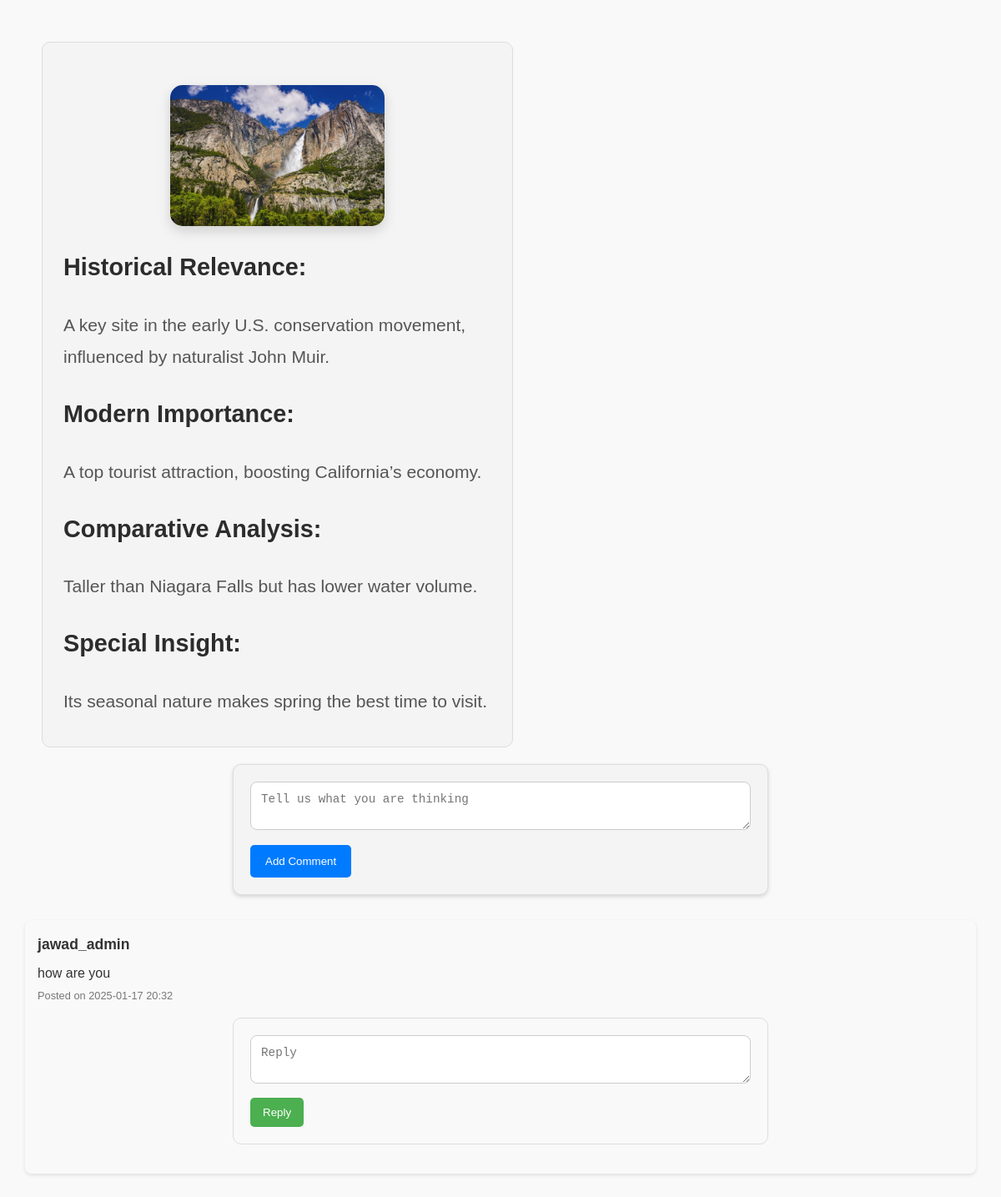
The app's page /image/1 (signed in) with its own data.
### dbclasses.py (models this page shows, shortened)
class GIS_Model(db.Model):
    __tablename__ = 'gis_model'
    ID = db.Column(db.Integer, primary_key=True)
    ImagePath = db.Column(db.String(2000), nullable=False)
    Name = db.Column(db.String(100), nullable=False)
    Latitude = db.Column(db.Float(20), nullable=False)
    Longitude = db.Column(db.Float, nullable=False)
    Comments = db.Column(db.String(1000), nullable=True)
    Source = db.Column(db.String(50), nullable=True)
    Date = db.Column(db.DateTime, default=datetime.utcnow)
    comp_model = db.relationship('COMP_Model', uselist=False, back_populates='gis_model', cascade='all, delete-orphan')
    analysis_model = db.relationship('ANALYSIS_Model', uselist=False, back_populates='gis_model', cascade='all, delete-orphan')
    comments = db.relationship('Comment', backref='image', lazy=True)

class COMP_Model(db.Model):
    __tablename__ = 'comp_model'
    ImageID = db.Column(db.Integer, db.ForeignKey('gis_model.ID'), primary_key=True)
    Hist_Relevance = db.Column(db.String(500), nullable=False)
    Mod_Imp = db.Column(db.String(500), nullable=False)
    Comp_Analysis = db.Column(db.String(500), nullable=False)
    Insight = db.Column(db.String(500), nullable=False)
    gis_model = db.relationship('GIS_Model', back_populates='comp_model')

class Comment(db.Model):
    id = db.Column(db.Integer, primary_key=True)
    content = db.Column(db.String(500), nullable=False)  # Content of the comment
    created_at = db.Column(db.DateTime, default=datetime.utcnow)  # Timestamp for comment creation
    is_reply = db.Column(db.Boolean, default=False, nullable=False)  # Indicates if the comment is a reply
    reply_id = db.Column(db.Integer, db.ForeignKey('comment.id'), nullable=True)  # Parent comment ID for replies
    user_id = db.Column(db.Integer, db.ForeignKey('user.id'), nullable=False)
    image_id = db.Column(db.Integer, db.ForeignKey('gis_model.ID'), nullable=False)  # Associated image
    user = db.relationship('User', backref='user_comments', lazy=True)  # This allows access to comment.user.username
    replies = db.relationship(
        'Comment',
        backref=db.backref('parent_comment', remote_side=[id]),
        lazy='dynamic'
    )

class User(UserMixin, db.Model):
    id = db.Column(db.Integer, primary_key=True)
    username = db.Column(db.String(64), unique=True, nullable=False)
    email = db.Column(db.String(120), unique=True, nullable=False)
    password = db.Column(db.String(120), nullable=False)
    is_admin =db.Column(db.Boolean,nullable=False,default=False)
    comments = db.relationship('Comment', backref='author', lazy=True)

### main.py (the view, shortened to what this page needs)
@app.route('/image/<int:image_id>', methods=['GET', 'POST'])
@login_required
def image_detail(image_id):
    image = COMP_Model.query.get_or_404(image_id)
    comments = (
        Comment.query.filter_by(image_id=image_id, is_reply=False)
        .order_by(Comment.created_at.desc())
        .all()
    )
    return render_template('image_detail.html', image=image, comments=comments)

### main.py (called while the page is built)
@login_manager.user_loader
def load_user(user_id):
    return User.query.get(int(user_id))

### templates/image_detail.html (shortened to what this page needs)
{% extends "basic.html" %}
{% block body %}
<div class="image-details">
  <img
    src="{{ url_for('static', filename='Images/' + image.gis_model.ImagePath) }}"
    alt="{{ image.gis_model.Name }}"
    style="width: 50%; height: auto"
  />
  <div class="details">
    <h2>Historical Relevance:</h2>
    <p>{{ image.Hist_Relevance }}</p>
    <h2>Modern Importance:</h2>
    <p>{{ image.Mod_Imp }}</p>
    <h2>Comparative Analysis:</h2>
    <p>{{ image.Comp_Analysis }}</p>
    <h2>Special Insight:</h2>
    <p>{{ image.Insight }}</p>
  </div>
</div>
<div class="add-comment">
  <form id="commentForm">
    <textarea name="content" placeholder="Tell us what you are thinking" required></textarea>
    <button type="submit">Add Comment</button>
  </form>
</div>
<div class="comments-box">
  {% for comment in comments %}
    {% include 'comment.html' %}
  {% endfor %}
</div>
{% endblock %}

### templates/comment.html (shortened to what this page needs)
<div class="comment">
    <div class="comment-author">{{ comment.user.username }}</div>
    <div class="comment-content">{{ comment.content }}</div>
    <small>Posted on {{ comment.created_at.strftime('%Y-%m-%d %H:%M') }}</small>
    <form class="replyForm">
      <textarea name="content" placeholder="Reply " required></textarea>
      <button type="submit">Reply</button>
    </form>
  </div>

### static/css/styles.css (style rules this page uses)
body { margin: 10px; padding: 20px; font-family: 'Gill Sans', 'Gill Sans MT', Calibri, 'Trebuchet MS', sans-serif ; line-height: 1.6; background-color: #f9f9f9; color: #2d2c2c; }
img { max-width: 300px; height: auto; border-radius: 15px; box-shadow: 0px 4px 10px rgba(0, 0, 0, 0.2); margin: 10px; display: block; margin-left: auto; margin-right: auto; }
form { max-width: 600px; margin: 20px auto; padding: 20px; border: 1px solid #ddd; border-radius: 10px; background-color: #f9f9f9; }
p { margin: 5px 0; }
.image-details { width: 45%; padding: 25px; border: 1px solid #ddd; border-radius: 10px; background-color: #f4f4f4; font-size: 1.2em; line-height: 1.8; }
.image-details p { font-size: 1.1em; color: #555; margin: 10px 0; }
.image-details img { width: 100%; height: auto; border-radius: 15px; box-shadow: 0px 6px 15px rgba(0, 0, 0, 0.15); margin-bottom: 15px; }
.image-details { margin: 20px; }
.comments-box { margin-top: 30px; }
.comment { background-color: #f9f9f9; padding: 15px; margin-bottom: 20px; border-radius: 8px; box-shadow: 0 2px 4px rgba(0, 0, 0, 0.1); }
.comment-author { font-weight: bold; font-size: 1.1em; }
.comment-content { margin-top: 10px; font-size: 1em; color: #333; }
.comment small { display: block; margin-top: 5px; font-size: 0.8em; color: #888; }
.replyForm { margin-top: 15px; border-top: 1px solid #ddd; padding-top: 10px; }
.replyForm textarea { width: 100%; padding: 10px; border-radius: 5px; border: 1px solid #ccc; font-size: 1em; color: #333; }
.replyForm button { background-color: #4CAF50; color: white; padding: 10px 15px; border: none; border-radius: 5px; cursor: pointer; margin-top: 10px; }
.add-comment form { margin-top: 20px; padding: 20px; background-color: #f4f4f4; border-radius: 10px; box-shadow: 0 2px 5px rgba(0, 0, 0, 0.15); }
.add-comment textarea { width: 100%; padding: 12px; border-radius: 8px; border: 1px solid #ccc; font-size: 1em; color: #333; }
.add-comment button { background-color: #007bff; color: white; padding: 12px 18px; border: none; border-radius: 5px; cursor: pointer; margin-top: 10px; }
.comment textarea, .reply textarea { width: 100%; padding: 12px; border-radius: 8px; border: 1px solid #ccc; font-size: 1em; color: #333; margin-top: 10px; background-color: #f4f4f4; resize: vertical; }
.add-comment textarea, .replyForm textarea { font-size: 1.1em; color: #444; background-color: #fff; box-sizing: border-box; }
.comment-content, .reply-content { font-family: Arial, sans-serif; font-size: 1em; color: #333; margin-top: 8px; }
.comment-content, .reply-content { white-space: pre-wrap; word-wrap: break-word; }
.comment .comment-author, .reply .reply-author { font-weight: bold; font-size: 1.1em; color: #333; }
.comment small, .reply small { font-size: 0.8em; color: #777; }

### records on screen
GIS_Model: ImagePath (picture)
COMP_Model: Hist_Relevance "A key site in the early U.S. conservation movement, influenced by naturalist John Muir.", Mod_Imp "A top tourist attraction, boosting California’s economy.", Comp_Analysis "Taller than Niagara Falls but has lower water volume.", Insight "Its seasonal nature makes spring the best time to visit."
Comment: user.username "jawad_admin", content "how are you", created_at "2025-01-17 20:32"
